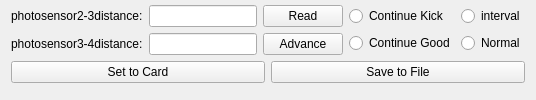
          <widget class="DHBaseWidget" name="widget_IOCard2Set" native="true">
           <layout class="QGridLayout" name="gridLayout_19">
            <property name="topMargin">
             <number>0</number>
            </property>
            <item row="1" column="1">
             <layout class="QVBoxLayout" name="namelayout_IOCard2Set"/>
            </item>
            <item row="2" column="1">
             <layout class="QGridLayout" name="gridLayout_9">
              <item row="0" column="0">
               <layout class="QGridLayout" name="gridLayout_10">
                <item row="1" column="0">
                 <widget class="QLabel" name="label_5">
                  <property name="text">
                   <string>photosensor3-4distance:</string>
                  </property>
                 </widget>
                </item>
                <item row="0" column="1">
                 <widget class="QLineEdit" name="Distance2to3">
                  <property name="sizePolicy">
                   <sizepolicy hsizetype="Minimum" vsizetype="Fixed">
                    <horstretch>0</horstretch>
                    <verstretch>0</verstretch>
                   </sizepolicy>
                  </property>
                  <property name="maximumSize">
                   <size>
                    <width>16777215</width>
                    <height>16777215</height>
                   </size>
                  </property>
                 </widget>
                </item>
                <item row="1" column="1">
                 <widget class="QLineEdit" name="Distance3to4">
                  <property name="sizePolicy">
                   <sizepolicy hsizetype="Minimum" vsizetype="Fixed">
                    <horstretch>0</horstretch>
                    <verstretch>0</verstretch>
                   </sizepolicy>
                  </property>
                  <property name="maximumSize">
                   <size>
                    <width>16777215</width>
                    <height>16777215</height>
                   </size>
                  </property>
                 </widget>
                </item>
                <item row="0" column="2">
                 <widget class="QPushButton" name="read2">
                  <property name="text">
                   <string>Read</string>
                  </property>
                 </widget>
                </item>
                <item row="1" column="2">
                 <widget class="QPushButton" name="advance2">
                  <property name="text">
                   <string>Advance</string>
                  </property>
                 </widget>
                </item>
                <item row="0" column="0">
                 <widget class="QLabel" name="label_senser2to3distance">
                  <property name="text">
                   <string>photosensor2-3distance:</string>
                  </property>
                 </widget>
                </item>
               </layout>
              </item>
              <item row="0" column="1">
               <layout class="QGridLayout" name="gridLayout_3">
                <item row="0" column="0">
                 <widget class="QRadioButton" name="radioButton_bad_2">
                  <property name="text">
                   <string>Continue Kick</string>
                  </property>
                 </widget>
                </item>
                <item row="0" column="1">
                 <widget class="QRadioButton" name="radioButton_alternate_2">
                  <property name="text">
                   <string>interval</string>
                  </property>
                 </widget>
                </item>
                <item row="1" column="0">
                 <widget class="QRadioButton" name="radioButton_good_2">
                  <property name="text">
                   <string>Continue Good</string>
                  </property>
                 </widget>
                </item>
                <item row="1" column="1">
                 <widget class="QRadioButton" name="radioButton_normal_2">
                  <property name="text">
                   <string>Normal</string>
                  </property>
                 </widget>
                </item>
               </layout>
              </item>
              <item row="1" column="0" colspan="2">
               <layout class="QHBoxLayout" name="horizontalLayout_11">
                <item>
                 <widget class="QPushButton" name="settocard_2">
                  <property name="text">
                   <string>Set to Card</string>
                  </property>
                 </widget>
                </item>
                <item>
                 <widget class="QPushButton" name="settofile_2">
                  <property name="text">
                   <string>Save to File</string>
                  </property>
                 </widget>
                </item>
               </layout>
              </item>
             </layout>
            </item>
           </layout>
           <zorder></zorder>
           <zorder></zorder>
          </widget>
